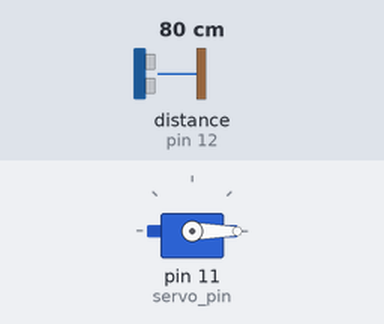
This sketch was run on a simulated Arduino Uno, built with avr-gcc and run on an emulated ATmega328P. On the bench: servo. Wiring (inferred from the names in the program): ultrasonic range finder: trigger pin 13; echo pin 12. Inputs (shaded band) come from the test bench; at power-on: distance to the obstacle (sensor on pin 12) 80 cm. The echo pulse lasts 58.3 µs per cm; what the sketch prints to the serial monitor is not drawn.

Above: at 1.2 s.
1.3 s: distance to the obstacle (sensor on pin 12) set to 29 cm
2.8 s: distance to the obstacle (sensor on pin 12) set to 22 cm
At 3.9 s:
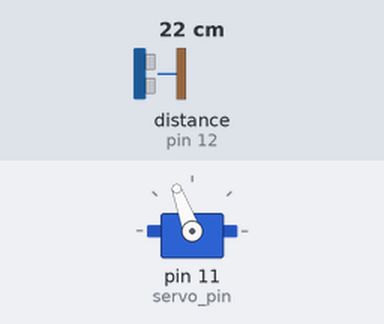
4.3 s: distance to the obstacle (sensor on pin 12) set to 35 cm
7.3 s: distance to the obstacle (sensor on pin 12) set to 2 cm
At 8.4 s:
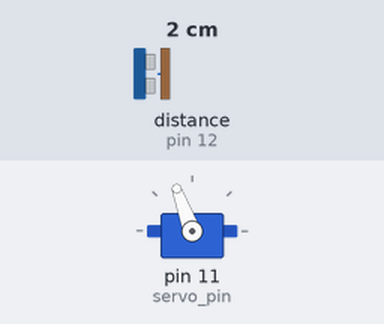
Timing chart, 0 to 9.8 s (numbered marks = the images above; inputs shaded):
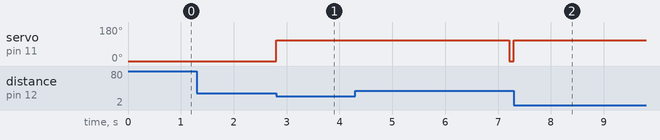

The sketch:

main.ino
```cpp
#include <Servo.h>

#define close_angle 0
#define open_angle 110

int trig_pin = 13;
int echo_pin = 12;
int servo_pin = 11;
long _time, dist;
Servo myservo;

unsigned long previous_Millis = 0;
unsigned char auto_Trigger = 0;
unsigned long auto_Millis = 0;

void setup()
{
    Serial.begin(9600);
    myservo.attach(servo_pin);
    pinMode(trig_pin, OUTPUT);
    pinMode(echo_pin, INPUT);
    myservo.write(0);
}

int calculate_distance()
{
    long sum = 0;
    for (int i = 0; i < 3; i++)
    {
        digitalWrite(trig_pin, LOW);
        delayMicroseconds(2);
        digitalWrite(trig_pin, HIGH);
        delayMicroseconds(10);
        digitalWrite(trig_pin, LOW);
        _time = pulseIn(echo_pin, HIGH, 17400);
        sum += _time;
    }
    return (int((sum / 3)/58));
}

void loop()
{
    if(millis() - previous_Millis >= 100) // ms
    {
        previous_Millis = millis();
        dist = calculate_distance();
        Serial.print(dist);
        if(dist < 25)
        {
            auto_Trigger = 1;
            auto_Millis = millis();
            myservo.write(open_angle);
        }
    }
    if(millis() - auto_Millis >= 3000 && auto_Trigger == 1) //ms
    {
        auto_Trigger = 0;
        myservo.write(close_angle);
    }
}
```

Measured:
- the behaviour switches between 26 and 25 cm on distance to the obstacle (sensor on pin 12) (found by bisection; images 0 and 1)
- after the input at 1.3 s, every drawn part: stays the same
- after the input at 2.8 s, servo on pin 11 (servo_pin): 0° → 110° at once
- after the input at 4.3 s, servo on pin 11 (servo_pin): 110° → 0° after 2.9 s
- after the input at 7.3 s, servo on pin 11 (servo_pin): 0° → 110° at once
